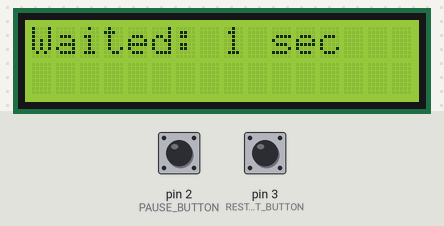
Bench run of a sketch on a simulated Arduino Uno, built with avr-gcc and run on an emulated ATmega328P. Shown: 16×2 character LCD. Inputs (shaded band) come from the test bench; at power-on: pin 2 (PAUSE_BUTTON) LOW, pin 3 (RESTART_BUTTON) LOW.

Above: at 2.2 s.
2.3 s: pin 2 (PAUSE_BUTTON) pulled HIGH for 0.15 s
At 3.0 s:
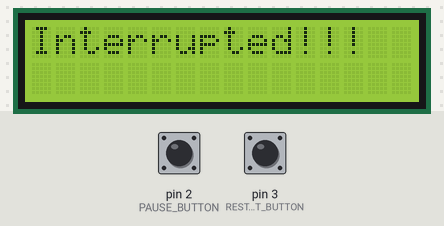
3.9 s: pin 3 (RESTART_BUTTON) pulled HIGH for 0.15 s
At 4.2 s:
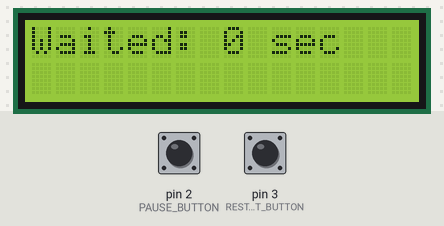
7.0 s: pin 2 (PAUSE_BUTTON) pulled HIGH for 1 s
At 7.8 s:
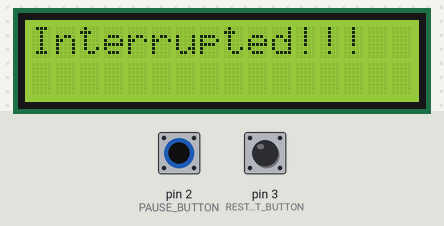
9.5 s: pin 3 (RESTART_BUTTON) pulled HIGH for 1 s
At 12.3 s:
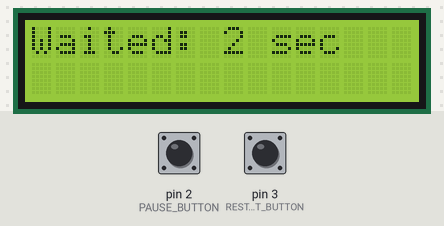
13.5 s: pin 2 (PAUSE_BUTTON) pulled HIGH for 3.2 s
At 14.4 s:
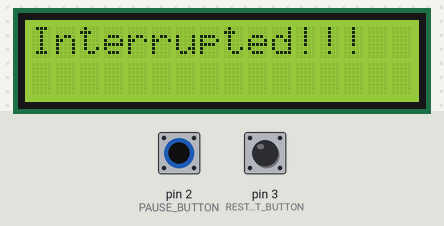
Timing chart, 0 to 16.5 s (numbered marks = the images above; inputs shaded):
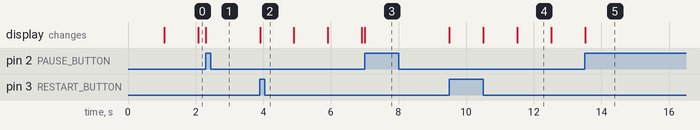

The sketch:

osalas3Lab8.ino
```cpp
/*
 * Author: Omar Salas-Rodriguez
 * UIN: 652945181
 * NetID: osalas3
 * Lab 8 - LCD with Button Interrupts
 *
 * Description: Simple program that utilizes an LCD to display the amount of time elapsed since the program
 *              was executed or the button being pressed. The buttons are handled by pins 2 and 3 so that
 *              interrupts are being utilized for the events. The first button pauses the time, while the
 *              second button resets the timer to 0 and starts counting again.
 *
 * References: http://arduino.cc/en/Reference/attachInterrupt
 *
 */

#include <LiquidCrystal.h>

// Initialize all the pins connected from the LCD to the arduino
const int rs = 12;
const int en = 11;
const int d4 = 7;
const int d5 = 6;
const int d6 = 5;
const int d7 = 4;

// Initialize the LCD object
LiquidCrystal lcd(rs, en, d4, d5, d6, d7);

// Button pins
const int PAUSE_BUTTON = 2;
const int RESTART_BUTTON = 3;

bool countTime = true;
int seconds = 0;

void setup() {
  // Set up the LCD's number of columns and rows:
  lcd.begin(16, 2);
  onRestartAction();
  // Initialize button input
  pinMode(PAUSE_BUTTON, INPUT);
  pinMode(RESTART_BUTTON, INPUT);
  // Attach the interrupts for pins 2 and 3
  attachInterrupt(digitalPinToInterrupt(PAUSE_BUTTON), onPauseAction, CHANGE);
  attachInterrupt(digitalPinToInterrupt(RESTART_BUTTON), onRestartAction, CHANGE);
  delay(1000);
}

// Interrupt pin 2 function to call for button press
void onPauseAction(){
  lcd.clear();
  lcd.print("Interrupted!!!");
  // Stop counting time
  countTime = false;
}

// Interrupt pin 3 function to call for button press
void onRestartAction(){
  // Start counting time
  countTime = true;
}

void loop() {
  // Only count time for the restart state
  if(countTime){
    lcd.clear();
    lcd.print("Waited: " + String(seconds) + " sec");
    delay(1000);
    seconds++;
  }else{
    // Reset the time
    seconds = 0;
  }
}
```

Measured:
- after the input at 2.3 s, the display: changes at once (image 1)
- after the input at 3.9 s, the display: changes at once (image 2)
- after the input at 7.0 s, the display: changes at once (image 3)
- after the input at 9.5 s, the display: first changes at once (image 4 shows a later state)
- after the input at 13.5 s, the display: changes at once (image 5)
- what the display in image 4 shows lasts 1.0 s, from 11.5 s to 12.5 s
